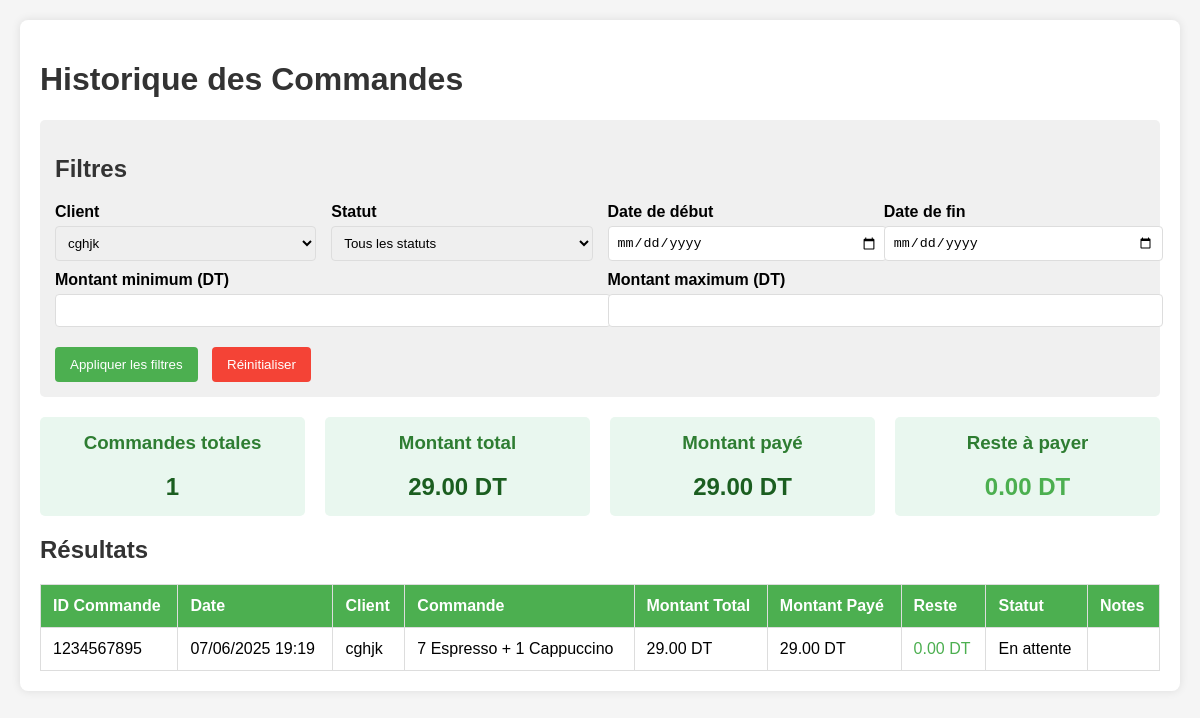
The app's page /connexion/statistique.php?client_id=6 with its own data.
### tables this page shows
CREATE TABLE `historique_commandes` (
  `historique_id` int(11) NOT NULL,
  `commande_id` int(11) NOT NULL,
  `client_id` int(11) NOT NULL,
  `date_commande` datetime NOT NULL,
  `montant_total` decimal(10,2) NOT NULL,
  `montant_paye` decimal(10,2) DEFAULT 0.00,
  `reste` decimal(10,2) GENERATED ALWAYS AS (`montant_paye` - `montant_total`) STORED,
  `statut` enum('en attente','en préparation','assignée','en livraison','livrée','annulée') DEFAULT 'en attente',
  `notes` text DEFAULT NULL,
  `commande` varchar(1000) DEFAULT NULL,
  `date_archivage` datetime DEFAULT current_timestamp()
);

CREATE TABLE `clients` (
  `client_id` int(11) NOT NULL,
  `nom` varchar(50) NOT NULL,
  `telephone` varchar(20) NOT NULL,
  `adresse` text NOT NULL
);

### connexion/statistique.php (the view, shortened to what this page needs)
<?php
$host = '127.0.0.1';
$dbname = 'bellavista';
$username = 'root';
$password = '';
try {
    $pdo = new PDO("mysql:host=$host;dbname=$dbname;charset=utf8mb4", $username, $password);
    $pdo->setAttribute(PDO::ATTR_ERRMODE, PDO::ERRMODE_EXCEPTION);
} catch (PDOException $e) {
    die("Could not connect to the database: " . $e->getMessage());
}
$client_id = isset($_GET['client_id']) && $_GET['client_id'] !== '' ? (int)$_GET['client_id'] : null;
$date_from = isset($_GET['date_from']) && $_GET['date_from'] !== '' ? $_GET['date_from'] : '';
$date_to = isset($_GET['date_to']) && $_GET['date_to'] !== '' ? $_GET['date_to'] : '';
$min_amount = isset($_GET['min_amount']) && $_GET['min_amount'] !== '' ? (float)$_GET['min_amount'] : null;
$max_amount = isset($_GET['max_amount']) && $_GET['max_amount'] !== '' ? (float)$_GET['max_amount'] : null;
$query = "SELECT h.*, c.nom as client_name
          FROM historique_commandes h
          JOIN clients c ON h.client_id = c.client_id
          WHERE 1=1";
$params = [];
if ($client_id !== null) {
    $query .= " AND h.client_id = :client_id";
    $params[':client_id'] = $client_id;
}
$query .= " ORDER BY h.date_commande DESC";
$stmt = $pdo->prepare($query);
$stmt->execute($params);
$orders = $stmt->fetchAll(PDO::FETCH_ASSOC);
$stats_query = "SELECT
                COUNT(*) as total_orders,
                SUM(montant_total) as total_amount,
                SUM(montant_paye) as total_paid,
                SUM(montant_total - montant_paye) as total_remaining
                FROM historique_commandes h
                WHERE 1=1";
$stats_params = [];
if ($client_id !== null) {
    $stats_query .= " AND h.client_id = :client_id";
    $stats_params[':client_id'] = $client_id;
}
$stats_stmt = $pdo->prepare($stats_query);
$stats_stmt->execute($stats_params);
$stats = $stats_stmt->fetch(PDO::FETCH_ASSOC);
$clients = $pdo->query("SELECT client_id, nom FROM clients ORDER BY nom")->fetchAll(PDO::FETCH_ASSOC);
?>
<!DOCTYPE html>
<html lang="fr">
<head>
</head>
<body>
    <div class="container">
        <h1>Historique des Commandes</h1>
        <div class="filter-section">
            <h2>Filtres</h2>
            <form method="get" action="statistique.php">
                <div class="filter-row">
                    <div class="filter-group">
                        <label for="client_id">Client</label>
                        <select id="client_id" name="client_id">
                            <?php foreach ($clients as $client): ?>
                                <option value="<?= $client['client_id'] ?>" <?= $client_id == $client['client_id'] ? 'selected' : '' ?>>
                                    <?= htmlspecialchars($client['nom']) ?>
                                </option>
                            <?php endforeach; ?>
                        </select>
                    </div>
                    <div class="filter-group">
                        <label for="status">Statut</label>
                        <select id="status" name="status">
                            <option value="">Tous les statuts</option>
                        </select>
                    </div>
                    <div class="filter-group">
                        <label for="date_from">Date de début</label>
                        <input type="date" id="date_from" name="date_from" value="<?= htmlspecialchars($date_from) ?>">
                    </div>
                    <div class="filter-group">
                        <label for="date_to">Date de fin</label>
                        <input type="date" id="date_to" name="date_to" value="<?= htmlspecialchars($date_to) ?>">
                    </div>
                </div>
                <div class="filter-row">
                    <div class="filter-group">
                        <label for="min_amount">Montant minimum (DT)</label>
                        <input type="number" step="0.01" min="0" id="min_amount" name="min_amount"
                               value="<?= $min_amount !== null ? htmlspecialchars($min_amount) : '' ?>">
                    </div>
                    <div class="filter-group">
                        <label for="max_amount">Montant maximum (DT)</label>
                        <input type="number" step="0.01" min="0" id="max_amount" name="max_amount"
                               value="<?= $max_amount !== null ? htmlspecialchars($max_amount) : '' ?>">
                    </div>
                </div>
                <button type="submit">Appliquer les filtres</button>
                <button type="button" class="reset" onclick="window.location.href='statistique.php'">Réinitialiser</button>
            </form>
        </div>
        <div class="stats">
            <div class="stat-card">
                <h3>Commandes totales</h3>
                <div class="stat-value"><?= $stats['total_orders'] ?? 0 ?></div>
            </div>
            <div class="stat-card">
                <h3>Montant total</h3>
                <div class="stat-value"><?= number_format($stats['total_amount'] ?? 0, 2) ?> DT</div>
            </div>
            <div class="stat-card">
                <h3>Montant payé</h3>
                <div class="stat-value"><?= number_format($stats['total_paid'] ?? 0, 2) ?> DT</div>
            </div>
            <div class="stat-card">
                <h3>Reste à payer</h3>
                <div class="stat-value <?= ($stats['total_remaining'] ?? 0) < 0 ? 'negative-amount' : 'positive-amount' ?>">
                    <?= number_format(abs($stats['total_remaining'] ?? 0), 2) ?> DT
                </div>
            </div>
        </div>
        <h2>Résultats</h2>
        <table>
            <thead>
                <tr>
                    <th>ID Commande</th>
                    <th>Date</th>
                    <th>Client</th>
                    <th>Commande</th>
                    <th>Montant Total</th>
                    <th>Montant Payé</th>
                    <th>Reste</th>
                    <th>Statut</th>
                    <th>Notes</th>
                </tr>
            </thead>
            <tbody>
                <?php foreach ($orders as $order): ?>
                    <tr>
                        <td><?= htmlspecialchars($order['commande_id']) ?></td>
                        <td><?= date('d/m/Y H:i', strtotime($order['date_commande'])) ?></td>
                        <td><?= htmlspecialchars($order['client_name']) ?></td>
                        <td><?= htmlspecialchars($order['commande']) ?></td>
                        <td><?= number_format($order['montant_total'], 2) ?> DT</td>
                        <td><?= number_format($order['montant_paye'], 2) ?> DT</td>
                        <td class="<?= ($order['montant_total'] - $order['montant_paye']) < 0 ? 'negative-amount' : 'positive-amount' ?>">
                            <?= number_format($order['montant_total'] - $order['montant_paye'], 2) ?> DT
                        </td>
                        <td class="status-<?= str_replace(' ', '-', strtolower($order['statut'])) ?>">
                            <?= ucfirst($order['statut']) ?>
                        </td>
                        <td><?= htmlspecialchars($order['notes']) ?></td>
                    </tr>
                <?php endforeach; ?>
            </tbody>
        </table>
    </div>
</body>
</html>

### connexion/statistique.php (style rules this page uses)
body { font-family: Arial, sans-serif; margin: 0; padding: 20px; background-color: #f5f5f5; }
.container { max-width: 1200px; margin: 0 auto; background: white; padding: 20px; border-radius: 8px; box-shadow: 0 0 10px rgba(0,0,0,0.1); }
h1, h2 { color: #333; }
.filter-section { background: #f0f0f0; padding: 15px; border-radius: 5px; margin-bottom: 20px; }
.filter-row { display: flex; flex-wrap: wrap; gap: 15px; margin-bottom: 10px; }
.filter-group { flex: 1; min-width: 200px; }
label { display: block; margin-bottom: 5px; font-weight: bold; }
select, input { width: 100%; padding: 8px; border: 1px solid #ddd; border-radius: 4px; }
button { background-color: #4CAF50; color: white; padding: 10px 15px; border: none; border-radius: 4px; cursor: pointer; margin-top: 10px; margin-right: 10px; }
button.reset { background-color: #f44336; }
.stats { display: flex; flex-wrap: wrap; gap: 20px; margin-bottom: 20px; }
.stat-card { flex: 1; min-width: 200px; background: #e9f7ef; padding: 15px; border-radius: 5px; text-align: center; }
.stat-card h3 { margin-top: 0; color: #2e7d32; }
.stat-value { font-size: 24px; font-weight: bold; color: #1b5e20; }
table { width: 100%; border-collapse: collapse; margin-top: 20px; }
th, td { border: 1px solid #ddd; padding: 12px; text-align: left; }
th { background-color: #4CAF50; color: white; }
.positive-amount { color: #4caf50; }

### records on screen
historique_commandes: commande "1234567895", date_commande "07/06/2025 19:19", client.nom "cghjk", commande "7 Espresso + 1 Cappuccino", montant_total "29.00", montant_paye "29.00", $order['montant_total'] - $order['montant_paye'] "0.00", statut "En attente"

### other values on screen
$stats['total_orders'] "1"
$stats['total_amount'] "29.00"
$stats['total_paid'] "29.00"
abs($stats['total_remaining'] ?? 0) "0.00"
form field client_id "cghjk"
